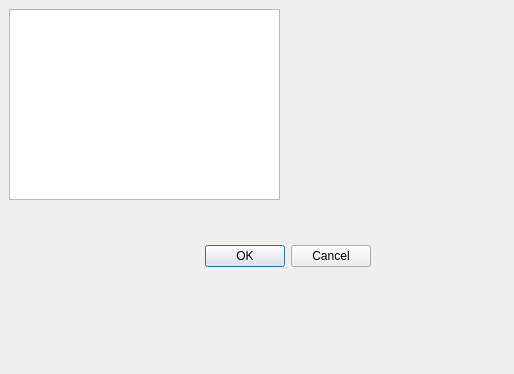
<?xml version="1.0" encoding="UTF-8"?>
<ui version="4.0">
 <class>Dialog</class>
 <widget class="QDialog" name="Dialog">
  <property name="geometry">
   <rect>
    <x>0</x>
    <y>0</y>
    <width>514</width>
    <height>374</height>
   </rect>
  </property>
  <property name="windowTitle">
   <string>Dialog</string>
  </property>
  <widget class="QDialogButtonBox" name="buttonBox">
   <property name="geometry">
    <rect>
     <x>30</x>
     <y>240</y>
     <width>341</width>
     <height>32</height>
    </rect>
   </property>
   <property name="orientation">
    <enum>Qt::Horizontal</enum>
   </property>
   <property name="standardButtons">
    <set>QDialogButtonBox::Cancel|QDialogButtonBox::Ok</set>
   </property>
  </widget>
  <widget class="QWidget" name="verticalLayoutWidget">
   <property name="geometry">
    <rect>
     <x>9</x>
     <y>9</y>
     <width>271</width>
     <height>191</height>
    </rect>
   </property>
   <layout class="QVBoxLayout" name="verticalLayout">
    <item>
     <widget class="QTreeView" name="treeView"/>
    </item>
   </layout>
  </widget>
 </widget>
 <resources/>
 <connections>
  <connection>
   <sender>buttonBox</sender>
   <signal>accepted()</signal>
   <receiver>Dialog</receiver>
   <slot>accept()</slot>
   <hints>
    <hint type="sourcelabel">
     <x>248</x>
     <y>254</y>
    </hint>
    <hint type="destinationlabel">
     <x>157</x>
     <y>274</y>
    </hint>
   </hints>
  </connection>
  <connection>
   <sender>buttonBox</sender>
   <signal>rejected()</signal>
   <receiver>Dialog</receiver>
   <slot>reject()</slot>
   <hints>
    <hint type="sourcelabel">
     <x>316</x>
     <y>260</y>
    </hint>
    <hint type="destinationlabel">
     <x>286</x>
     <y>274</y>
    </hint>
   </hints>
  </connection>
 </connections>
</ui>
